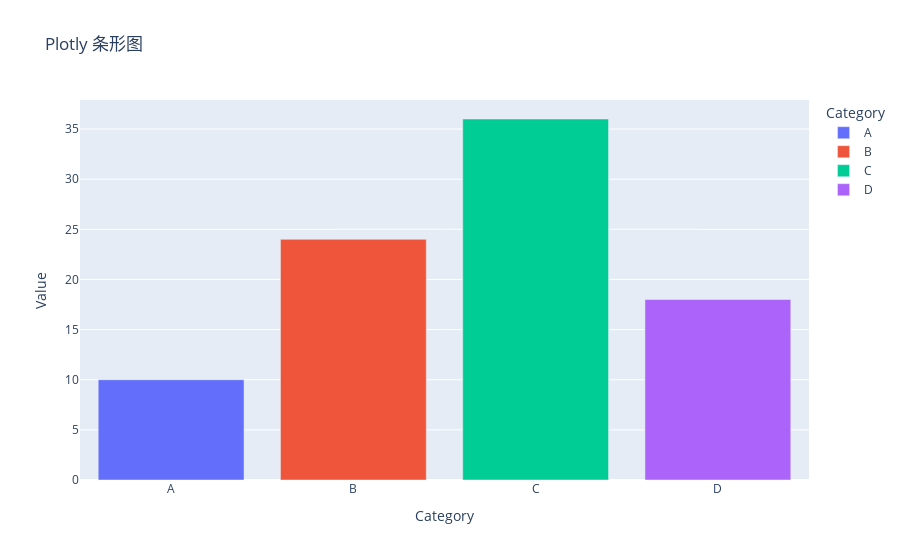

Notebook source saved alongside this figure:
### Markdown cell above
示例：

### Code cell
import plotly.express as px

# 数据
data = {'Category': ['A', 'B', 'C', 'D'], 'Value': [10, 24, 36, 18]}
df = pd.DataFrame(data)

# 绘制条形图
fig = px.bar(df, x='Category', y='Value', color='Category', title='Plotly 条形图')

# 显示图表
fig.show()

### Figure 1 — Plotly figure (JSON) as saved in the notebook; plotly's stock layout.template omitted (floating-point values rounded to 4 significant figures)
{"data": [{"alignmentgroup": "True", "hovertemplate": "Category=%{x}<br>Value=%{y}<extra></extra>", "legendgroup": "A", "marker": {"color": "#636efa", "pattern": {"shape": ""}}, "name": "A", "offsetgroup": "A", "orientation": "v", "showlegend": true, "textposition": "auto", "type": "bar", "x": ["A"], "xaxis": "x", "y": [10], "yaxis": "y"}, {"alignmentgroup": "True", "hovertemplate": "Category=%{x}<br>Value=%{y}<extra></extra>", "legendgroup": "B", "marker": {"color": "#EF553B", "pattern": {"shape": ""}}, "name": "B", "offsetgroup": "B", "orientation": "v", "showlegend": true, "textposition": "auto", "type": "bar", "x": ["B"], "xaxis": "x", "y": [24], "yaxis": "y"}, {"alignmentgroup": "True", "hovertemplate": "Category=%{x}<br>Value=%{y}<extra></extra>", "legendgroup": "C", "marker": {"color": "#00cc96", "pattern": {"shape": ""}}, "name": "C", "offsetgroup": "C", "orientation": "v", "showlegend": true, "textposition": "auto", "type": "bar", "x": ["C"], "xaxis": "x", "y": [36], "yaxis": "y"}, {"alignmentgroup": "True", "hovertemplate": "Category=%{x}<br>Value=%{y}<extra></extra>", "legendgroup": "D", "marker": {"color": "#ab63fa", "pattern": {"shape": ""}}, "name": "D", "offsetgroup": "D", "orientation": "v", "showlegend": true, "textposition": "auto", "type": "bar", "x": ["D"], "xaxis": "x", "y": [18], "yaxis": "y"}], "layout": {"barmode": "relative", "legend": {"title": {"text": "Category"}, "tracegroupgap": 0}, "title": {"text": "Plotly 条形图"}, "xaxis": {"anchor": "y", "categoryarray": ["A", "B", "C", "D"], "categoryorder": "array", "domain": [0, 1], "title": {"text": "Category"}}, "yaxis": {"anchor": "x", "domain": [0, 1], "title": {"text": "Value"}}}}
